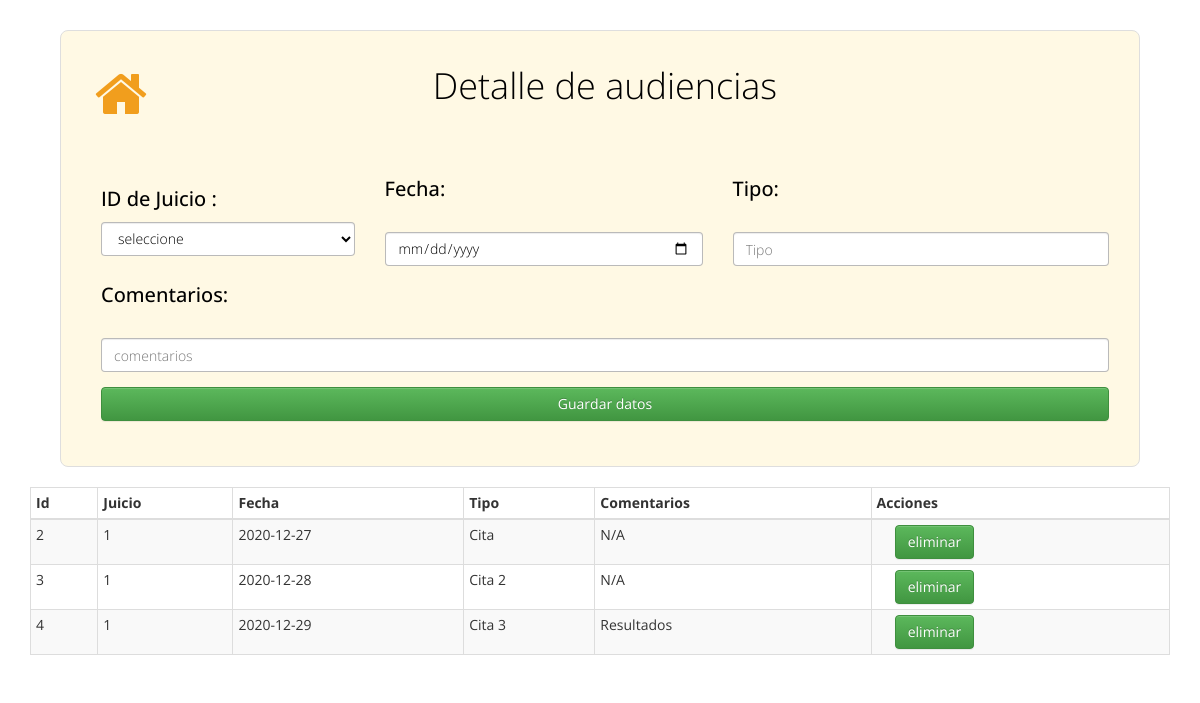
Page /audiencia.php on the committed database.
### tables this page shows
CREATE TABLE `audiencia` (
  `id` int(10) NOT NULL,
  `juicio` varchar(10) NOT NULL,
  `fecha` date NOT NULL,
  `tipo` varchar(10) NOT NULL,
  `comentarios` varchar(50) NOT NULL
);

### audiencia.php (the view, shortened to what this page needs)
<?php
$consulta = "SELECT id, juicio, fecha, tipo, comentarios FROM audiencia";
?>
<!DOCTYPE html>
<head>
	<link href="estilos/font-awesome.min.css" rel="stylesheet" type="text/css">
	<link href="estilos/bootstrap.min.css" rel="stylesheet" type="text/css">
	<link href="estilos/bootstrap-theme.min.css" rel="stylesheet" type="text/css">
	<link href="estilos/estilo.css" rel="stylesheet" type="text/css">
</head>
<body class="proyecto-bg-gray">
<form class="form-horizontal proyecto-container proyecto-login-form-22 margin-bottom-30" role="form"  method="post" action="audiencia.php">
     <div class="form-group">
		          <div class="col-xs-12">
		            <div class="control-wrapper">
    <a href="juicio.php"> <label for="username" class="control-label fa-label"><i class="fa fa-home" style = "font-size:56px;color:#f19e1d;padding:0px 0px 0px 20px"></i> </label></a>
    <h1><p>Detalle de audiencias</p></h1>
                            <p><br></p>
                                </div>
                   </div>
    </div>
<table width=100%>
    <tr><td>
            <div class="form-group">
              <div class="col-xs-12">
                  <div class="control-wrapper">
<h2>  ID de Juicio    : </h2>
<?php
require 'conexion2.php';
echo "<select name='juicio' class='form-control' value=''>";
echo "<option value=''>seleccione</option>";
echo"</select>";
?>
                    </div>
                </div>
            </div>
        </td>
        <td>
            <div class="form-group">
		      <div class="col-xs-12">
		          <div class="control-wrapper">
        <h2>  Fecha: </h2><br> <input type="date" class="form-control"  placeholder="Fecha:" name="fecha">
                  </div>
                </div>
            </div>
        </td>
        <td>
            <div class="form-group">
		      <div class="col-xs-12">
		          <div class="control-wrapper">
        <h2>  Tipo: </h2> <br><input type="text" class="form-control"  placeholder="Tipo" name="tipo">
                  </div>
                </div>
            </div>
        </td>
        </tr>
    </table>
    <table width=100%>
        <tr>
        <td>
        <div class="form-group">
		  <div class="col-xs-12">
		      <div class="control-wrapper">
        <h2>  Comentarios: </h2><br> <input type="text" class="form-control"  placeholder="comentarios" name="comentarios">
              </div>
            </div>
        </div>
        </td>
        </tr>
        </table>
		       <div class="form-group">
		          <div class="col-md-12">
		          	<div class="control-wrapper">
      <input type="submit" value="Guardar datos" name="guardar" class="btn btn-success">
    </form>
    <br>
<div class="container">
        <div class="row">
                <div class="col-lg-12">
                    <div class="table-responsive">
                        <table id="tablaPersonas" class="table table-striped table-bordered table-condensed" style="width:100%">
                        <thead class="text-center">
                            <tr>
                                <th>Id</th>
                                <th>Juicio</th>
                                <th>Fecha</th>
                                <th>Tipo</th>
                                <th>Comentarios</th>
                                <th>Acciones</th>
                            </tr>
                        </thead>
                        <tbody>
                          <?php $resultado = mysqli_query($conexion, $consulta);
                            while($row = mysqli_fetch_assoc($resultado)) { ?>
                            <tr>
                                <td><?php echo $row["id"]; ?></td>
                                <td><?php echo $row["juicio"]; ?></td>
                                <td><?php echo $row["fecha"]; ?></td>
                                <td><?php echo $row["tipo"]; ?></td>
                                <td><?php echo $row["comentarios"]; ?></td>
                                <td>
<a href ="audiencia.php?ide=<?php echo $row["id"]; ?>">  <input type="submit" value="eliminar" name="eliminar" class="btn btn-success"> </a></td>
                            </tr>
                                <?php } mysqli_free_result($resultado);?>
                        </tbody>
                       </table>
                    </div>
                </div>
        </div>
    </div>
</body>
</html>

### estilos/estilo.css (style rules this page uses)
*, body { font-family: 'Open Sans', sans-serif; }
body { margin-bottom: 30px; }
h1 { font-weight: 300; font-size: 36px; line-height: normal; margin: auto; margin-top: 30px; text-align: center; }
h2 { font-weight: 500; font-size: 20px; line-height: normal; margin: auto; margin-bottom: 10px; text-align: left; color: #000; }
.form-horizontal .control-label { padding-top: 0; }
.control-wrapper { position: relative; padding-left: 30px; }
.control-wrapper label.fa-label { position: absolute; left: 4px; top: 6px; }
.proyecto-container { background-color: rgba(255,255,255,0.8); border: 1px solid #dedede; border-radius: 8px; margin: 0 auto; padding: 30px; }
.proyecto-bg-gray { background-color: #fff; }
.fa { font-size: 16px; }
.proyecto-login-form-22 { background-color:#FFF9E4; border-radius: 8px; color: #000; font-weight: 300; max-width: 90%; padding: 0 30px 30px 10px; margin: 30px auto 0 auto; }
.proyecto-login-form-22 h1 { color: #000; margin-bottom: 20px; }
.proyecto-login-form-22 a { color: #DBDBDB; }
.proyecto-login-form-22 .form-control { background-color: #fff; border: 1px solid rgba(0, 0, 0, 0.27); color: #000; }
.proyecto-login-form-22 .control-label { margin-bottom: 10px; }
.proyecto-login-form-22 .btn { width: 100%; }
.proyecto-login-form-22 label { font-weight: 400; }

### rows in the picture
audiencia: id "2", juicio "1", fecha "2020-12-27", tipo "Cita", comentarios "N/A"
audiencia: id "3", juicio "1", fecha "2020-12-28", tipo "Cita 2", comentarios "N/A"
audiencia: id "4", juicio "1", fecha "2020-12-29", tipo "Cita 3", comentarios "Resultados"
